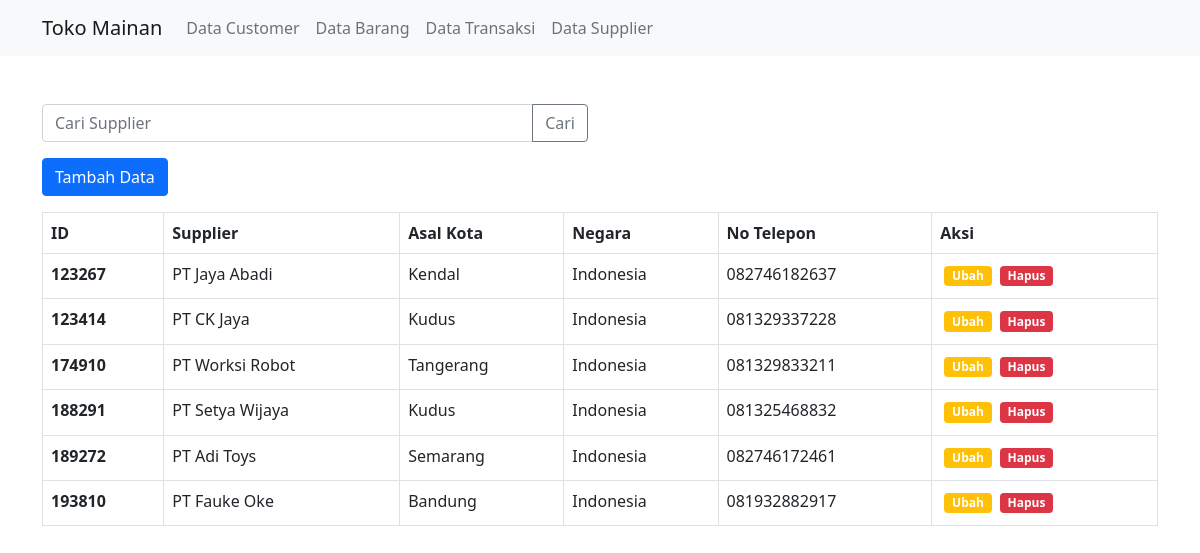
The app's page /public/Supplier with its own data.
### tables this page shows
CREATE TABLE `tbl_supplier` (
  `id` int(10) NOT NULL,
  `companyName` varchar(20) NOT NULL,
  `city` varchar(10) NOT NULL,
  `country` varchar(10) NOT NULL,
  `phone` varchar(13) NOT NULL
);

### app/core/Controller.php (called while the page is built, shortened)
<?php
class Controller{
    public function view($view,$data=[]){
        require_once '../app/views/'.$view.'.php';
    }
    public function model($model){
        return new $model;
    }
}

### app/controllers/Supplier.php (called while the page is built, shortened)
<?php
class Supplier extends Controller{
    public function index(){
         $data['title'] = 'Supplier';
         $data['supplier'] = $this->model("ModelSupplier")->getAllSupplier();
         $this->view('supplier/index',$data);
    }
}

### app/core/App.php (called while the page is built, shortened)
<?php
class App
{
    protected $method = 'index';
    protected $params = [];
    public function __construct()
    {
        $this->controller = new $this->controller;
        call_user_func_array([$this->controller,$this->method],$this->params);
    }
}

### public/index.php (called while the page is built, shortened)
<?php
$app = new App;

### app/core/Database.php (called while the page is built, shortened)
<?php
class Database
{
    private $host = DB_HOST;
    private $user = DB_USER;
    private $pass = DB_PASS;
    private $db_name = DB_NAME;
    private $dbh;
    private $stmt;
    public function __construct()
    {
        $dsn = "mysql:host=$this->host;dbname=$this->db_name";
        $option = [
            PDO::ATTR_PERSISTENT => true,
            PDo::ATTR_ERRMODE => PDO::ERRMODE_EXCEPTION
        ];
        try {
            $this->dbh = new PDO($dsn, $this->user, $this->pass,$option);
        } catch (PDOException $e) {
            die($e->getMessage());
        }
    }
    public function query($query){
        $this->stmt = $this->dbh->prepare($query);
    }
    public function execute(){
        $this->stmt->execute();
    }
    public function resultSet(){
        $this->execute();
        return $this->stmt->fetchAll(PDO::FETCH_ASSOC);
    }
}

### app/models/ModelSupplier.php (called while the page is built, shortened)
<?php
class ModelSupplier{
    private $table = "tbl_supplier";
    private $db;
    public function __construct()
    {
        $this->db = new Database;
    }
    public function getAllSupplier(){
        $query = "SELECT * FROM $this->table";
        $this->db->query($query);
        return $this->db->resultSet();
    }
}

### app/views/supplier/index.php (the view, shortened to what this page needs)
<div class="container mt-5">
    <div class="row mb-3">
        <div class="col-lg-6">
            <form action="<?= BASEURL; ?>Customer/search" method="POST">
                <div class="input-group">
                    <input type="text" class="form-control" placeholder="Cari Supplier" name="keyword" id="keyword" autocomplete="off">
                    <button class="btn btn-outline-secondary" type="submit" id="tombolcari">Cari</button>
                </div>
            </form>
        </div>
    </div>
    <div class="row mb-3">
        <div class="col-lg-6">
            <button type="button" class="btn btn-primary tambahData" data-bs-toggle="modal" data-bs-target="#formModal">
                Tambah Data
            </button>
        </div>
    </div>
    <table class="table table-bordered mb-5">
        <thead>
            <tr>
                <th scope="col">ID</th>
                <th scope="col">Supplier</th>
                <th scope="col">Asal Kota</th>
                <th scope="col">Negara</th>
                <th scope="col">No Telepon</th>
                <th scope="col">Aksi</th>
            </tr>
        </thead>
        <tbody>
            <?php
            foreach ($data['supplier'] as $supplier) :
            ?>
                <tr>
                    <th scope="row"><?= $supplier['id']; ?></th>
                    <td><?= $supplier['companyName']; ?></td>
                    <td><?= $supplier['city']; ?></td>
                    <td><?= $supplier['country']; ?></td>
                    <td><?= $supplier['phone']; ?></td>
                    <td>
                        <a href="<?= BASEURL; ?>Supplier/update/<?= $supplier['id']; ?>" class="badge bg-warning float-start m-lg-1 tampilModalUpdate" data-bs-toggle="modal" data-bs-target="#formModal" data-id="<?= $supplier['id'] ?>" style="text-decoration: none;">Ubah</a>
                        <a href="<?= BASEURL; ?>Supplier/delete/<?= $supplier['id']; ?>" class="badge bg-danger float-start m-lg-1" style="text-decoration: none;" onclick="return confirm('Ingin dihapus ?');">Hapus</a>
                    </td>
                </tr>
            <?php endforeach ?>
        </tbody>
    </table>
</div>

### records on screen
tbl_supplier: id "123267", companyName "PT Jaya Abadi", city "Kendal", country "Indonesia", phone "082746182637"
tbl_supplier: id "123414", companyName "PT CK Jaya", city "Kudus", country "Indonesia", phone "081329337228"
tbl_supplier: id "174910", companyName "PT Worksi Robot", city "Tangerang", country "Indonesia", phone "081329833211"
tbl_supplier: id "188291", companyName "PT Setya Wijaya", city "Kudus", country "Indonesia", phone "081325468832"
tbl_supplier: id "189272", companyName "PT Adi Toys", city "Semarang", country "Indonesia", phone "082746172461"
tbl_supplier: id "193810", companyName "PT Fauke Oke", city "Bandung", country "Indonesia", phone "081932882917"
